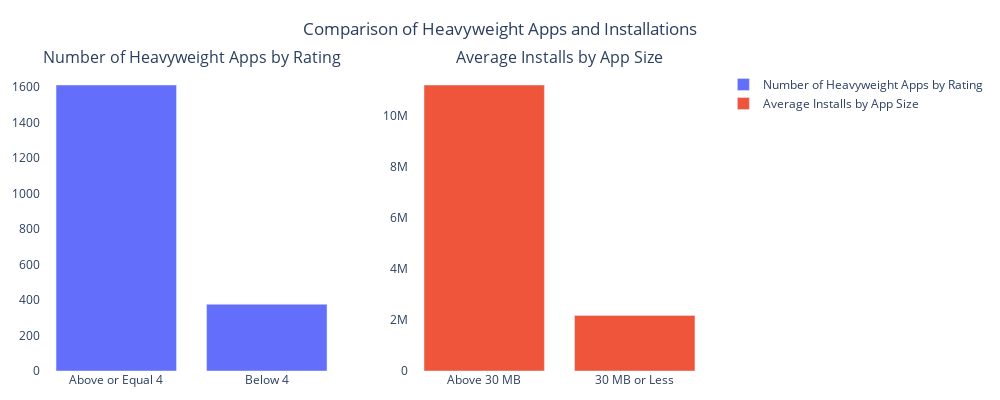

The notebook cell this image was saved under:
### Markdown cell above
ניתן לראות את החלוקה בפיזור האפליקציות. אפליקציות הגדולות מ-30 מגה-בייט מדורגות בעיקר בדירוג הגבוה יותר באופן ניכר

### Code cell
heavy_apps = size_apps[size_apps['Size_MB'] > 30]

total_heavy_apps = heavy_apps.shape[0]
high_rating_apps = heavy_apps[heavy_apps['Rating'] >= 4].shape[0]
low_rating_apps = heavy_apps[heavy_apps['Rating'] < 4].shape[0]

data1 = {'Rating Category': ['Above or Equal 4', 'Below 4'],'Count': [high_rating_apps, low_rating_apps]}

df1 = pd.DataFrame(data1)

large_apps = size_apps[size_apps['Size_MB'] > 30]
small_apps = size_apps[size_apps['Size_MB'] <= 30]

large_apps = large_apps[large_apps['Installs'] <= 100000000]
small_apps = small_apps[small_apps['Installs'] <= 100000000]
average_installs_large = large_apps['Installs'].mean()
average_installs_small = small_apps['Installs'].mean()

data2 = {'Size Category': ['Above 30 MB', '30 MB or Less'],'Average Installs': [average_installs_large, average_installs_small]}

df2 = pd.DataFrame(data2)

fig = make_subplots(rows=1, cols=2, subplot_titles=("Number of Heavyweight Apps by Rating", "Average Installs by App Size"))
fig.add_trace(go.Bar(x=df1['Rating Category'], y=df1['Count'], name='Number of Heavyweight Apps by Rating'), row=1, col=1)
fig.add_trace(go.Bar(x=df2['Size Category'], y=df2['Average Installs'], name='Average Installs by App Size'), row=1, col=2)

fig.update_layout(title_text='Comparison of Heavyweight Apps and Installations', width=1000, height=400, margin=dict(t=50, b=0, l=0, r=0))
fig.update_layout(title='Comparison of Heavyweight Apps and Installations',margin=dict(l=20, r=20, t=70, b=20),title_x=0.5,plot_bgcolor='rgba(0,0,0,0)',paper_bgcolor='rgba(0,0,0,0)')

fig.show()

### Figure 1 — Plotly figure (JSON) as saved in the notebook; plotly's stock layout.template omitted (floating-point values rounded to 4 significant figures)
{"data": [{"name": "Number of Heavyweight Apps by Rating", "type": "bar", "x": ["Above or Equal 4", "Below 4"], "xaxis": "x", "y": [1611, 376], "yaxis": "y"}, {"name": "Average Installs by App Size", "type": "bar", "x": ["Above 30 MB", "30 MB or Less"], "xaxis": "x2", "y": [11180000.0, 2175000.0], "yaxis": "y2"}], "layout": {"annotations": [{"font": {"size": 16}, "showarrow": false, "text": "Number of Heavyweight Apps by Rating", "x": 0.225, "xanchor": "center", "xref": "paper", "y": 1, "yanchor": "bottom", "yref": "paper"}, {"font": {"size": 16}, "showarrow": false, "text": "Average Installs by App Size", "x": 0.775, "xanchor": "center", "xref": "paper", "y": 1, "yanchor": "bottom", "yref": "paper"}], "height": 400, "margin": {"b": 20, "l": 20, "r": 20, "t": 70}, "paper_bgcolor": "rgba(0, 0, 0, 0)", "plot_bgcolor": "rgba(0, 0, 0, 0)", "title": {"text": "Comparison of Heavyweight Apps and Installations", "x": 0.5}, "width": 1000, "xaxis": {"anchor": "y", "autorange": true, "domain": [0, 0.45], "range": [-0.5, 1.5], "type": "category"}, "xaxis2": {"anchor": "y2", "autorange": true, "domain": [0.55, 1], "range": [-0.5, 1.5], "type": "category"}, "yaxis": {"anchor": "x", "autorange": true, "domain": [0, 1], "range": [0, 1696.0], "type": "linear"}, "yaxis2": {"anchor": "x2", "autorange": true, "domain": [0, 1], "range": [0, 11770000.0], "type": "linear"}}}
